Frame 1 (no input): blank canvas, image omitted
Frame 60 (no input): blank canvas, image omitted
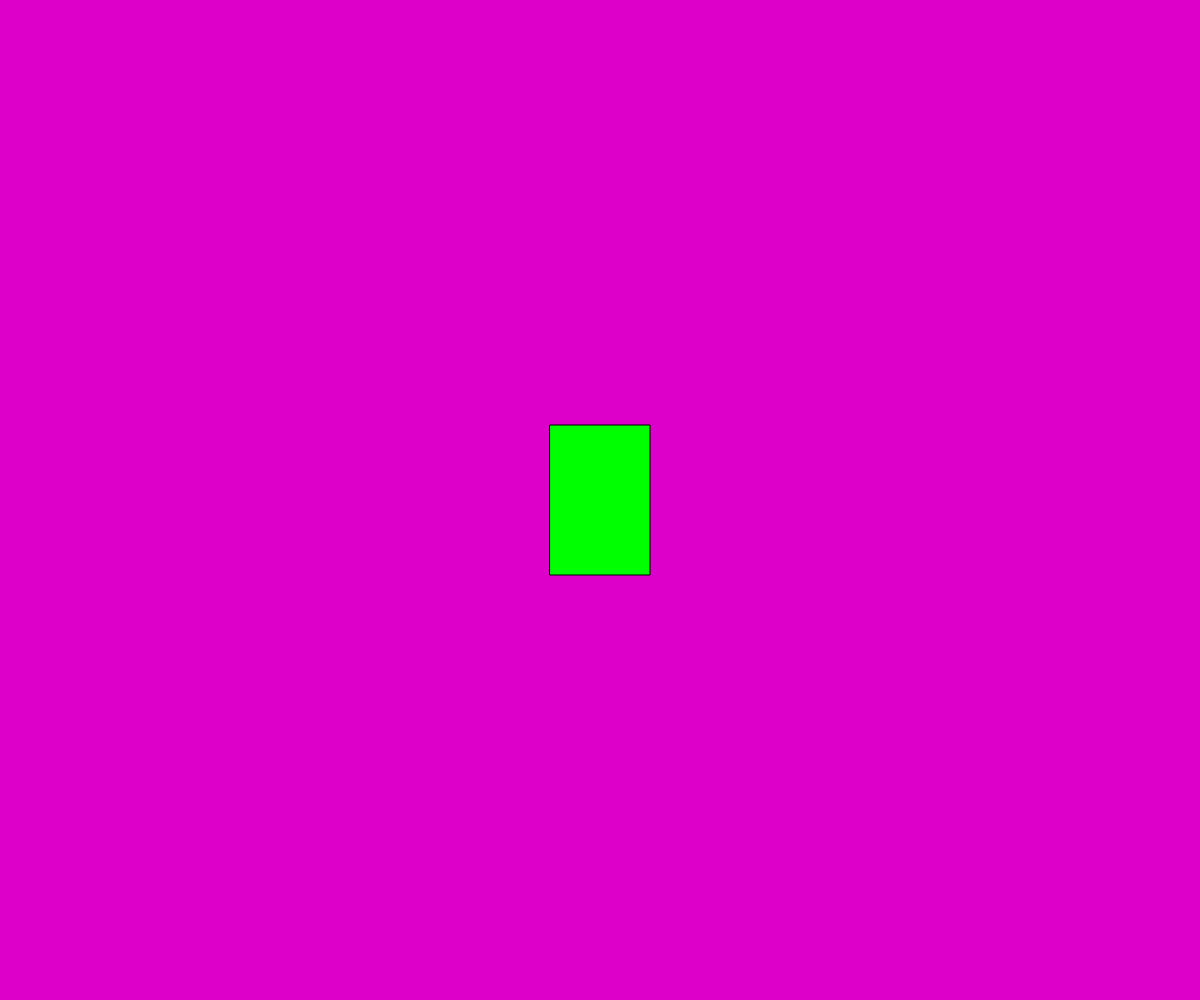
Frame 120 (the mouse pressed at the canvas centre since frame 60)

The p5.js sketch whose frames 1 and 60 were blank and that drew this single picture after the mouse press (run headless with seeded random() and noise() and a simulated clock; from frame 60 on, the mouse is pressed at the canvas centre):

// p5.js sketch
// ── sketch.js
let circles = [];
let rectX = 200;
let rectY = 100;
let rectWidth = 100;
let rectHeight = 150;

function setup() {
  createCanvas(windowWidth, windowHeight);
}

function draw() {
  background(220,0,200);
 
  
  for (let circle of circles) {
    fill(0, 255, 0);
    ellipse(circle.x, circle.y, 10, 10); 
    
   rect(mouseX - rectWidth / 2, mouseY - rectHeight / 2, rectWidth, rectHeight);
  }
}

function mousePressed() {
  circles.push(createVector(mouseX, mouseY));

 
  
}





  
  
  
